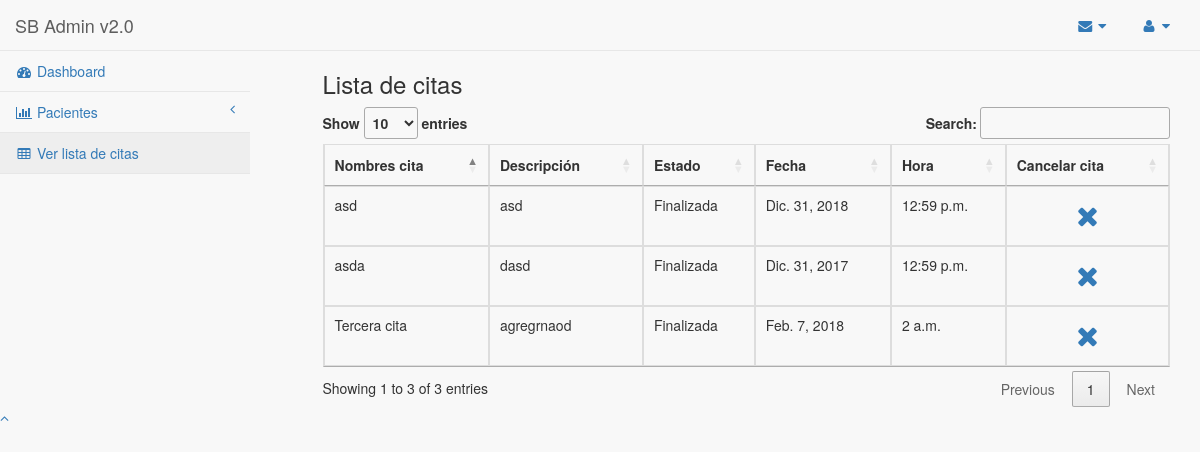
The app's page /appointment/list_appointment_medic/ (signed in) with its own data.
### apps/users/models.py (models this page shows, shortened)
class AppointmentHistory(models.Model):
    first = models.ForeignKey('Appointment', blank=True, null=True, related_name='first_appointmet')
    control = models.ForeignKey('Appointment', blank=True, null=True, related_name='control_appointment')

class Appointment(models.Model):
    name = models.CharField(max_length=30)
    descrip = models.TextField(blank=True, null=True)
    state = models.ForeignKey('AppointmentState', blank=True, null=True)
    date = models.DateField(blank=True, null=True)
    time  = models.TimeField(blank=True, null =True)
    medic = models.ForeignKey('Users', blank=True, null=True,related_name='medic')
    patient = models.ForeignKey('Users', blank=True, null=True,related_name='patient')
    first = models.NullBooleanField()

class AppointmentState(models.Model):
    descrip = models.CharField(max_length=30)
    class Meta:
        db_table = 'estado_actividad'
    def __unicode__(self):
        return self.descrip

### apps/appointment/views.py (the view)
class ListAppointmentMedic(ListView):
    model = AppointmentHistory
    template_name = 'appointment/list_appointment_medic.html'
    context_object_name = 'ListAppointmentMedic'
    def dispatch(self, *args, **kwargs):
        return super(ListAppointmentMedic, self).dispatch(*args, **kwargs)
    def get_queryset(self):
        queryset = AppointmentHistory.objects.filter(control__medic = self.request.user.id)
        return queryset

### templates/appointment/list_appointment_medic.html (shortened to what this page needs)
{% extends "base/base.html" %}
{% block content %}
<div class = "container">
  <div class = "row">
   <div class="col-md-3"></div>
          <div class = "col-md-9">
            <h3>Lista de citas</h3>
          <div class="table-responsive">
            <table class="table table-bordered table-hover" id="dataTables" width="100%" cellspacing="0">
              <thead>
                <tr>
                  <th >Nombres cita</th>
                  <th >Descripción</th>
                  <th >Estado</th>
                  <th >Fecha</th>
                  <th >Hora</th>
                  <th >Cancelar cita</th>
                </tr>
              </thead>
              <tbody>
              {% if ListAppointmentMedic %}
              {% for appointment in ListAppointmentMedic %}
              <tr  >
                <td>{{ appointment.first.name }} {{ appointment.patient.last_name }} </td>
                <td>{{ appointment.first.descrip }}</td>
                <td>{{ appointment.first.state }}</td>
                <td>{{ appointment.first.date }}</td>
                <td>{{ appointment.first.time }}</td>
                <td class="text-center">
                        <a onclick="confirmation('{{ appointment.first.name }} ',{{ appointment.first.id }}  );" class="btn">
                            <span class="fa fa-remove fa-2x"></span>
                        </a>
                 </td>
              </tr>
              {% endfor %}
              {% else %}
              <h1>No hay registros de actividades</h1>
              {% endif %}
            </tbody>
            </table>
          </div>
     </div>
     </div>
</div>
{% endblock %}

### records on screen
AppointmentHistory: first.name "Tercera cita", first.descrip "agregrnaod", first.state "Finalizada", first "Feb. 7, 2018", first.time "2 a.m."
AppointmentHistory: first.name "asda", first.descrip "dasd", first.state "Finalizada", first "Dic. 31, 2017", first.time "12:59 p.m."
AppointmentHistory: first.name "asd", first.descrip "asd", first.state "Finalizada", first "Dic. 31, 2018", first.time "12:59 p.m."
